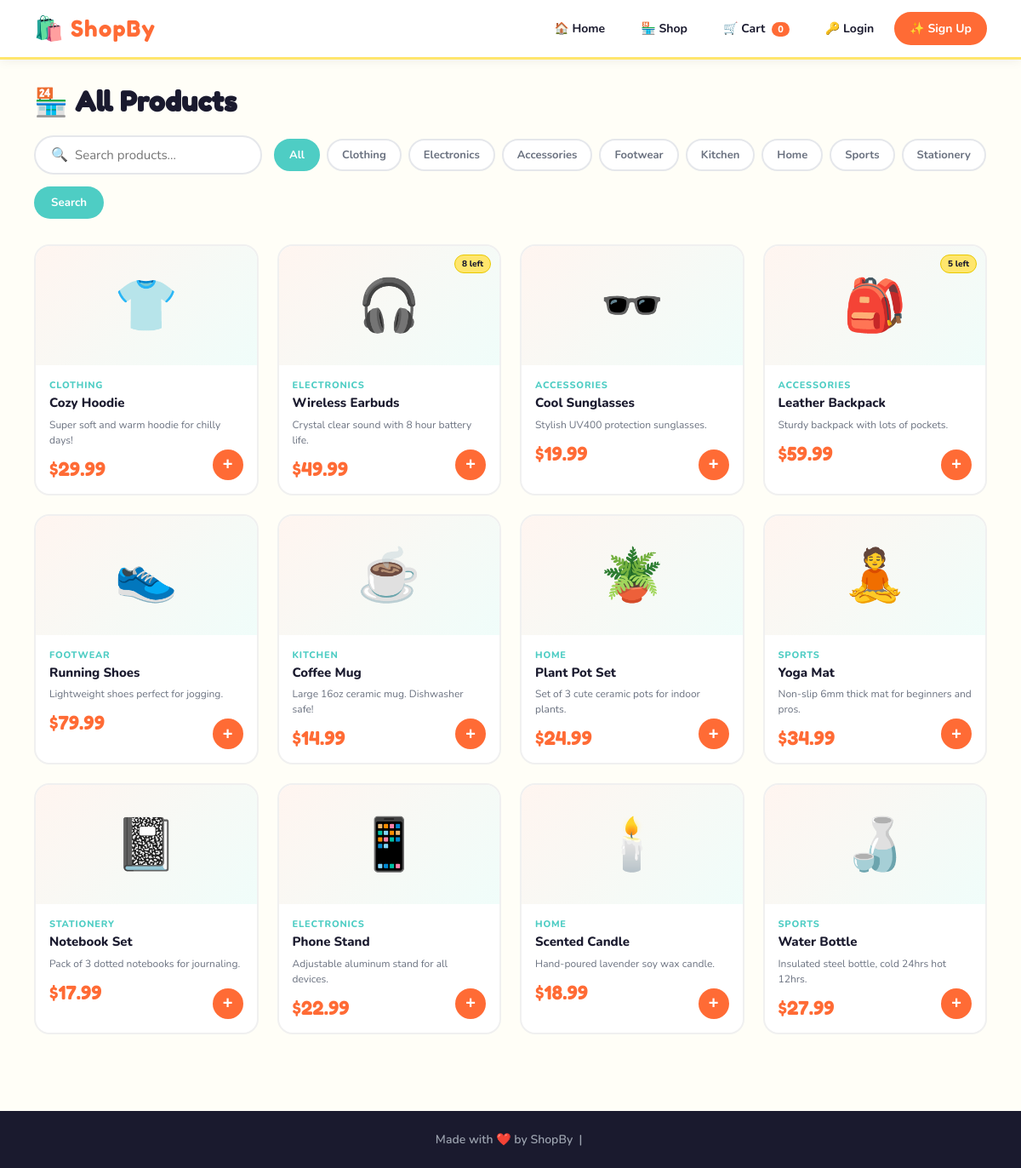
The app's page /shop/ with its own data.
### store/models.py (models this page shows, shortened)
class Category(models.Model):
    name = models.CharField(max_length=100)
    def __str__(self):
        return self.name
    class Meta:
        verbose_name_plural = "Categories"

class Product(models.Model):
    name        = models.CharField(max_length=200)
    description = models.TextField()
    price       = models.DecimalField(max_digits=8, decimal_places=2)
    emoji       = models.CharField(max_length=10, default='📦')   # fun emoji icon
    category    = models.ForeignKey(Category, on_delete=models.SET_NULL, null=True)
    stock       = models.PositiveIntegerField(default=10)
    created_at  = models.DateTimeField(auto_now_add=True)

### store/views.py (the view)
# urls.py: path('shop/',               views.shop,           name='shop'),
def shop(request):
    products   = Product.objects.filter(stock__gt=0)
    categories = Category.objects.all()
    search     = request.GET.get('search', '')
    cat_id     = request.GET.get('category', '')
    if search:
        products = products.filter(name__icontains=search) | \
                   products.filter(description__icontains=search)
    if cat_id:
        products = products.filter(category_id=cat_id)
    return render(request, 'store/shop.html', {
        'products':   products,
        'categories': categories,
        'search':     search,
        'active_cat': cat_id,
    })

### store/templates/store/shop.html (shortened to what this page needs)
{% extends 'store/base.html' %}
{% block content %}
<div class="page">
  <div class="shop-header">
    <h2 class="page-title">🏪 All Products</h2>
    <form method="GET" class="shop-controls">
      <div class="search-box">
        <span class="search-icon">🔍</span>
        <input type="text" name="search" placeholder="Search products..." value="{{ search }}"/>
      </div>
      <div class="category-filter">
        <a href="{% url 'shop' %}" class="cat-btn {% if not active_cat %}active{% endif %}">All</a>
        {% for cat in categories %}
          <a href="?category={{ cat.pk }}{% if search %}&search={{ search }}{% endif %}"
             class="cat-btn {% if active_cat == cat.pk|stringformat:'s' %}active{% endif %}">
            {{ cat.name }}
          </a>
        {% endfor %}
      </div>
      <button type="submit" class="search-submit-btn">Search</button>
    </form>
  </div>
  {% if products %}
    <div class="products-grid">
      {% for product in products %}
        <div class="product-card">
          <a href="{% url 'product_detail' product.pk %}" class="card-link">
            {% if product.stock <= 3 %}
              <div class="stock-badge low">⚠️ Only {{ product.stock }} left!</div>
            {% elif product.stock <= 8 %}
              <div class="stock-badge">{{ product.stock }} left</div>
            {% endif %}
            <div class="product-emoji-box">{{ product.emoji }}</div>
            <div class="product-info">
              <div class="product-category">{{ product.category }}</div>
              <div class="product-name">{{ product.name }}</div>
              <div class="product-desc">{{ product.description|truncatewords:12 }}</div>
              <div class="product-footer">
                <div class="product-price">${{ product.price }}</div>
              </div>
            </div>
          </a>
          <form method="POST" action="{% url 'add_to_cart' product.pk %}" class="quick-add-form">
            <button type="submit" class="add-btn" title="Add to Cart">+</button>
          </form>
        </div>
      {% endfor %}
    </div>
  {% else %}
    <div class="no-results">
      <div class="no-results-icon">😕</div>
      <p>No products found! <a href="{% url 'shop' %}">Clear search</a></p>
    </div>
  {% endif %}
</div>
{% endblock %}

### store/static/store/css/style.css (style rules this page uses)
:root { --primary: #FF6B35; --primary-light: #FF8F65; --secondary: #4ECDC4; --accent: #FFE66D; --bg: #FFFEF7; --bg2: #F0FDF9; --text: #1A1A2E; --text-light: #6B7280; --white: #ffffff; --card-shadow: 0 4px 20px rgba(0,0,0,0.08); --hover-shadow: 0 8px 30px rgba(0,0,0,0.15); --radius: 18px; --radius-sm: 10px; }
* { margin: 0; padding: 0; box-sizing: border-box; }
body { font-family: 'Nunito', sans-serif; background: var(--bg); color: var(--text); min-height: 100vh; }
.page { padding: 30px 40px; max-width: 1200px; margin: 0 auto; animation: fadeIn 0.3s ease; }
.shop-header { margin-bottom: 30px; }
.page-title { font-family: 'Fredoka One', cursive; font-size: 32px; margin-bottom: 20px; }
.shop-controls { display: flex; flex-wrap: wrap; gap: 14px; align-items: center; }
.search-box { display: flex; align-items: center; background: var(--white); border: 2.5px solid #E5E7EB; border-radius: 50px; padding: 10px 18px; gap: 8px; transition: border-color 0.2s; }
.search-box input { border: none; outline: none; font-family: 'Nunito', sans-serif; font-size: 15px; width: 200px; background: transparent; }
.search-submit-btn { background: var(--secondary); color: white; border: none; padding: 10px 20px; border-radius: 50px; font-family: 'Nunito', sans-serif; font-weight: 700; cursor: pointer; transition: all 0.2s; }
.category-filter { display: flex; gap: 8px; flex-wrap: wrap; }
.cat-btn { padding: 8px 16px; border-radius: 50px; border: 2px solid #E5E7EB; background: var(--white); font-family: 'Nunito', sans-serif; font-size: 13px; font-weight: 700; cursor: pointer; transition: all 0.2s ease; color: var(--text-light); text-decoration: none; display: inline-block; }
.cat-btn:hover, .cat-btn.active { background: var(--secondary); border-color: var(--secondary); color: white; }
.products-grid { display: grid; grid-template-columns: repeat(auto-fill, minmax(220px, 1fr)); gap: 22px; }
.product-card { background: var(--white); border-radius: var(--radius); border: 2.5px solid #F0F0F0; overflow: hidden; transition: all 0.25s ease; position: relative; }
.card-link { text-decoration: none; color: inherit; display: block; }
.product-emoji-box { background: linear-gradient(135deg, #FFF5F0, #F0FDFA); display: flex; align-items: center; justify-content: center; height: 140px; font-size: 60px; }
.product-info { padding: 16px; }
.product-category { font-size: 11px; font-weight: 800; color: var(--secondary); text-transform: uppercase; letter-spacing: 0.8px; margin-bottom: 4px; }
.product-name { font-size: 15px; font-weight: 800; margin-bottom: 6px; line-height: 1.3; }
.product-desc { font-size: 12px; color: var(--text-light); margin-bottom: 12px; line-height: 1.5; }
.product-footer { display: flex; align-items: center; justify-content: space-between; }
.product-price { font-family: 'Fredoka One', cursive; font-size: 22px; color: var(--primary); }
.quick-add-form { position: absolute; bottom: 16px; right: 16px; }
.add-btn { background: var(--primary); color: white; border: none; width: 36px; height: 36px; border-radius: 50%; font-size: 20px; cursor: pointer; transition: all 0.2s ease; display: flex; align-items: center; justify-content: center; font-weight: 700; }
.stock-badge { position: absolute; top: 10px; right: 10px; background: var(--accent); color: var(--text); font-size: 10px; font-weight: 800; padding: 3px 8px; border-radius: 50px; border: 1px solid #E8C800; }

### records on screen
Category: name "Clothing"
Category: name "Electronics"
Category: name "Accessories"
Category: name "Footwear"
Category: name "Kitchen"
Category: name "Home"
Category: name "Sports"
Category: name "Stationery"
Product: emoji "👕", category "CLOTHING", name "Cozy Hoodie", description "Super soft and warm hoodie for chilly days!", price "29.99"
Product: stock "8", emoji "🎧", category "ELECTRONICS", name "Wireless Earbuds", description "Crystal clear sound with 8 hour battery life.", price "49.99"
Product: emoji "🕶️", category "ACCESSORIES", name "Cool Sunglasses", description "Stylish UV400 protection sunglasses.", price "19.99"
Product: stock "5", emoji "🎒", category "ACCESSORIES", name "Leather Backpack", description "Sturdy backpack with lots of pockets.", price "59.99"
Product: emoji "👟", category "FOOTWEAR", name "Running Shoes", description "Lightweight shoes perfect for jogging.", price "79.99"
Product: emoji "☕", category "KITCHEN", name "Coffee Mug", description "Large 16oz ceramic mug. Dishwasher safe!", price "14.99"
Product: emoji "🪴", category "HOME", name "Plant Pot Set", description "Set of 3 cute ceramic pots for indoor plants.", price "24.99"
Product: emoji "🧘", category "SPORTS", name "Yoga Mat", description "Non-slip 6mm thick mat for beginners and pros.", price "34.99"
Product: emoji "📓", category "STATIONERY", name "Notebook Set", description "Pack of 3 dotted notebooks for journaling.", price "17.99"
Product: emoji "📱", category "ELECTRONICS", name "Phone Stand", description "Adjustable aluminum stand for all devices.", price "22.99"
Product: emoji "🕯️", category "HOME", name "Scented Candle", description "Hand-poured lavender soy wax candle.", price "18.99"
Product: emoji "🍶", category "SPORTS", name "Water Bottle", description "Insulated steel bottle, cold 24hrs hot 12hrs.", price "27.99"

### other values on screen
{{ request.session.cart|length }} "0"
